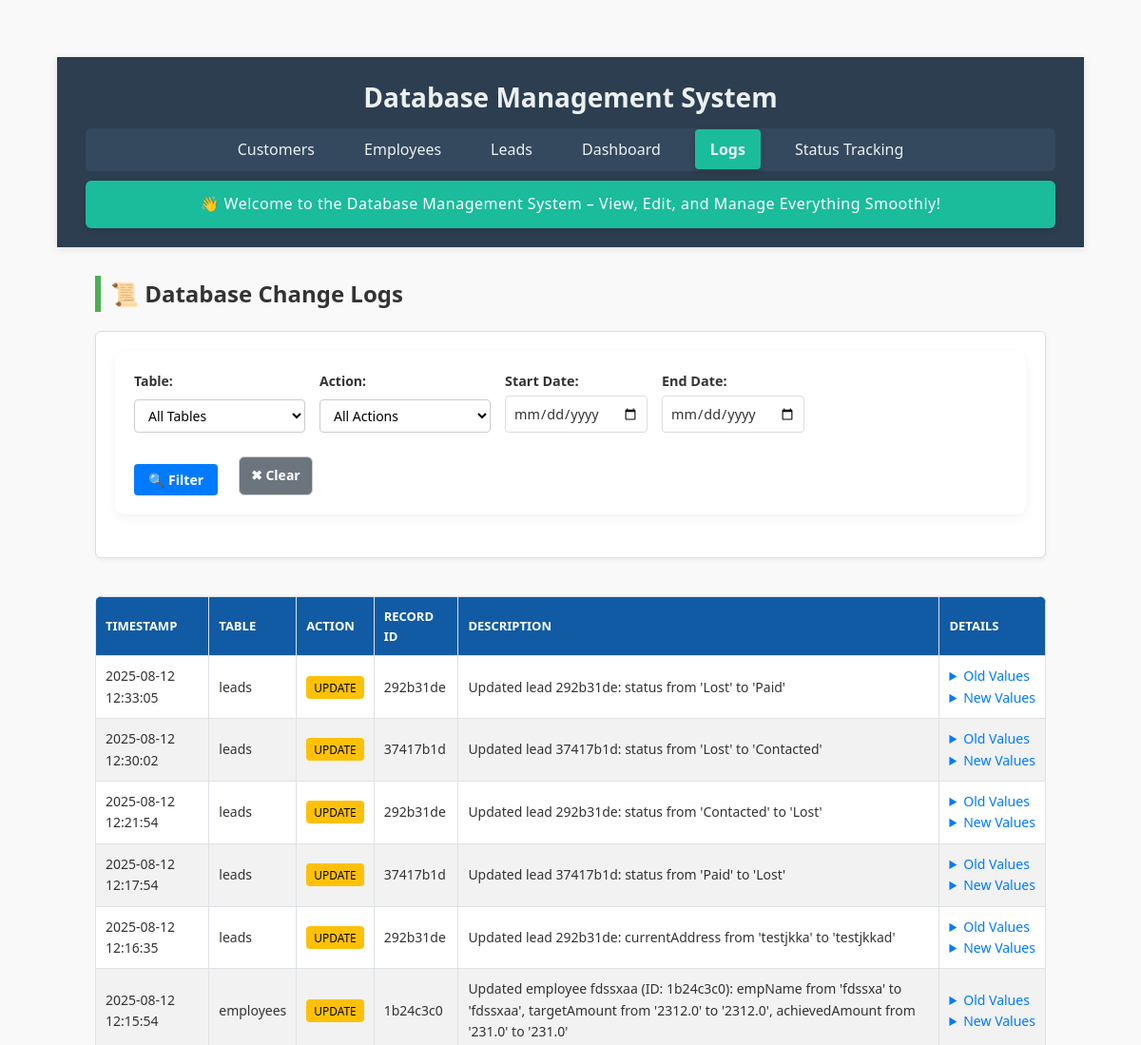
Page /logs (upper part) on the earlier database version.
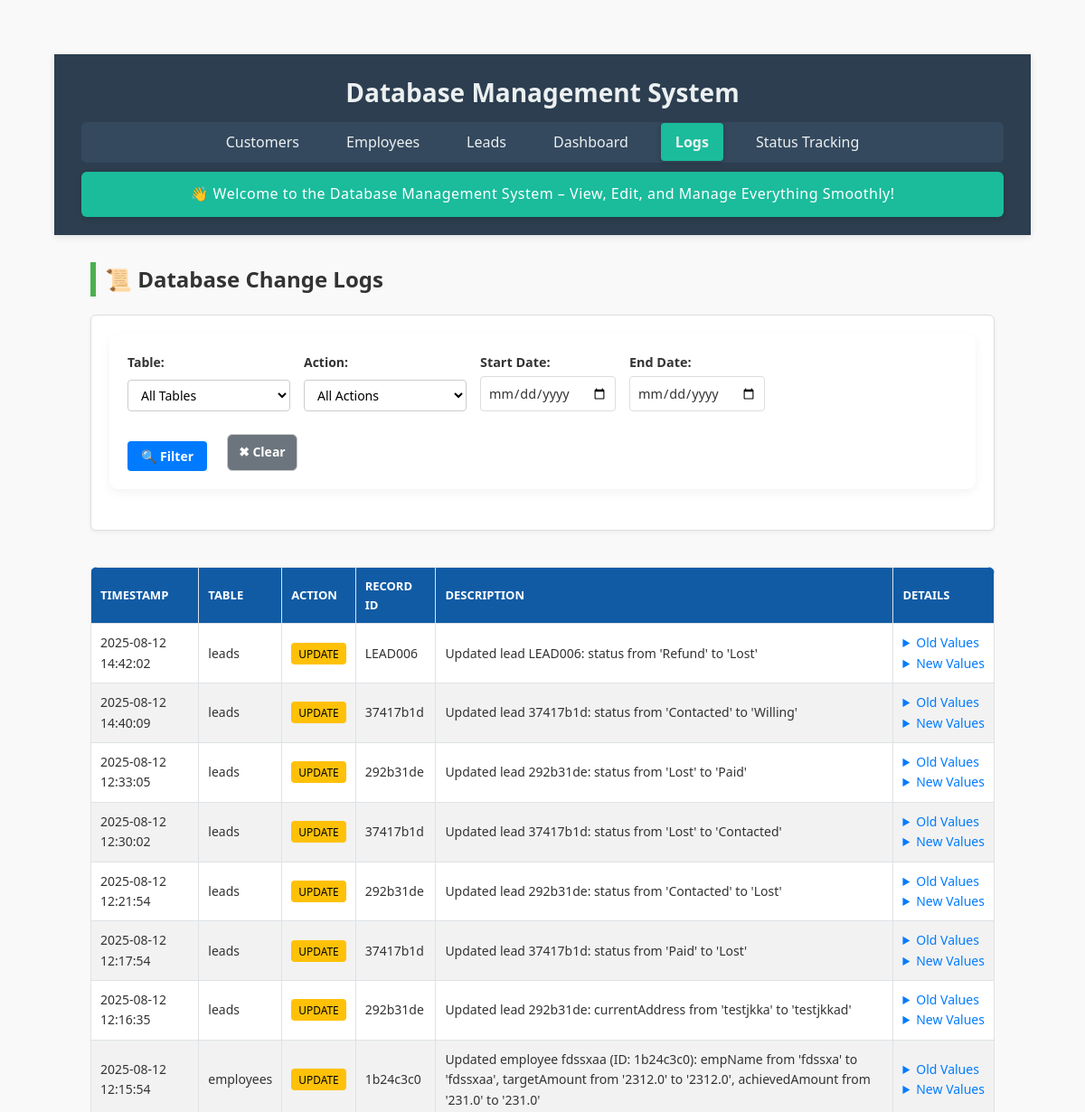
Same page on the later database version.
### tables this page shows
CREATE TABLE logs (
    log_id TEXT PRIMARY KEY,
    table_name TEXT NOT NULL,
    action TEXT NOT NULL, -- 'INSERT', 'UPDATE', 'DELETE'
    record_id TEXT NOT NULL, -- ID of the affected record
    description TEXT NOT NULL, -- Human-readable description
    old_values TEXT, -- JSON or string of old values (for updates/deletes)
    new_values TEXT, -- JSON or string of new values (for inserts/updates)
    created_at DATETIME DEFAULT CURRENT_TIMESTAMP
, changed_by TEXT, lead_employee TEXT);

### app.py (the view)
@app.route('/logs', methods=['GET'])
def logs():
    filters = {
        'table_name': request.args.get('table_name', ''),
        'action': request.args.get('action', ''),
        'start_date': request.args.get('start_date', ''),
        'end_date': request.args.get('end_date', '')
    }
    query = "SELECT * FROM logs WHERE 1=1"
    params = []
    if filters['table_name']:
        query += " AND table_name = ?"
        params.append(filters['table_name'])
    if filters['action']:
        query += " AND action = ?"
        params.append(filters['action'])
    if filters['start_date']:
        query += " AND DATE(created_at) >= ?"
        params.append(filters['start_date'])
    if filters['end_date']:
        query += " AND DATE(created_at) <= ?"
        params.append(filters['end_date'])
    query += " ORDER BY created_at DESC"
    with closing(get_db_connection()) as conn:
        with closing(conn.cursor()) as cursor:
            cursor.execute(query, params)
            logs = cursor.fetchall()
            cursor.execute("SELECT DISTINCT table_name FROM logs")
            table_names = [row['table_name'] for row in cursor.fetchall()]
            cursor.execute("SELECT DISTINCT action FROM logs")
            actions = [row['action'] for row in cursor.fetchall()]
    return render_template('logs.html',
                         logs=logs,
                         filters=filters,
                         table_names=table_names,
                         actions=actions)

### app.py (called while the page is built)
def get_db_connection():
    conn = sqlite3.connect(DATABASE, timeout=10)
    conn.row_factory = sqlite3.Row
    conn.execute("PRAGMA journal_mode=WAL")
    return conn

### templates/logs.html (shortened to what this page needs)
{% extends "base.html" %}
{% block content %}
<h2 class="page-title">📜 Database Change Logs</h2>
<div class="filter-card">
    <form method="GET" class="filter-form">
        <div class="form-group">
            <label for="table_name">Table:</label>
            <select name="table_name" id="table_name">
                <option value="">All Tables</option>
            </select>
        </div>
        <div class="form-group">
            <label for="action">Action:</label>
            <select name="action" id="action">
                <option value="">All Actions</option>
            </select>
        </div>
        <div class="form-group">
            <label for="start_date">Start Date:</label>
            <input type="date" name="start_date" value="{{ filters.start_date }}">
        </div>
        <div class="form-group">
            <label for="end_date">End Date:</label>
            <input type="date" name="end_date" value="{{ filters.end_date }}">
        </div>
        <div class="form-actions">
            <button type="submit" class="btn">🔍 Filter</button>
            <a href="{{ url_for('logs') }}" class="btn secondary">✖ Clear</a>
        </div>
    </form>
</div>
<div class="table-wrapper">
    <table class="logs-table">
        <thead>
            <tr>
                <th>Timestamp</th>
                <th>Table</th>
                <th>Action</th>
                <th>Record ID</th>
                <th>Description</th>
                <th>Details</th>
            </tr>
        </thead>
        <tbody>
            {% for log in logs %}
            <tr>
                <td>{{ log.created_at }}</td>
                <td>{{ log.table_name }}</td>
                <td><span class="badge badge-{{ log.action|lower }}">{{ log.action }}</span></td>
                <td>{{ log.record_id }}</td>
                <td>{{ log.description }}</td>
                <td>
                    {% if log.old_values %}
                    <details>
                        <summary>Old Values</summary>
                    </details>
                    {% endif %}
                    {% if log.new_values %}
                    <details>
                        <summary>New Values</summary>
                    </details>
                    {% endif %}
                </td>
            </tr>
            {% endfor %}
        </tbody>
    </table>
</div>
{% endblock %}

Differences in the rows shown:
added logs: created_at "2025-08-12 14:42:02", table_name "leads", action "UPDATE", record_id "LEAD006", description "Updated lead LEAD006: status from 'Refund' to 'Lost'"
added logs: created_at "2025-08-12 14:40:09", table_name "leads", action "UPDATE", record_id "37417b1d", description "Updated lead 37417b1d: status from 'Contacted' to 'Willing'"
